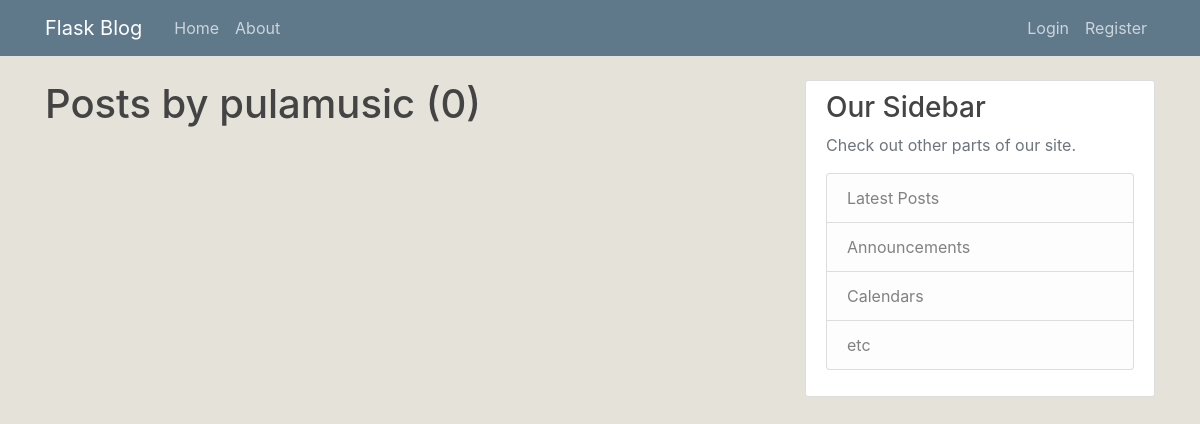
Page /user/pulamusic on the earlier database version.
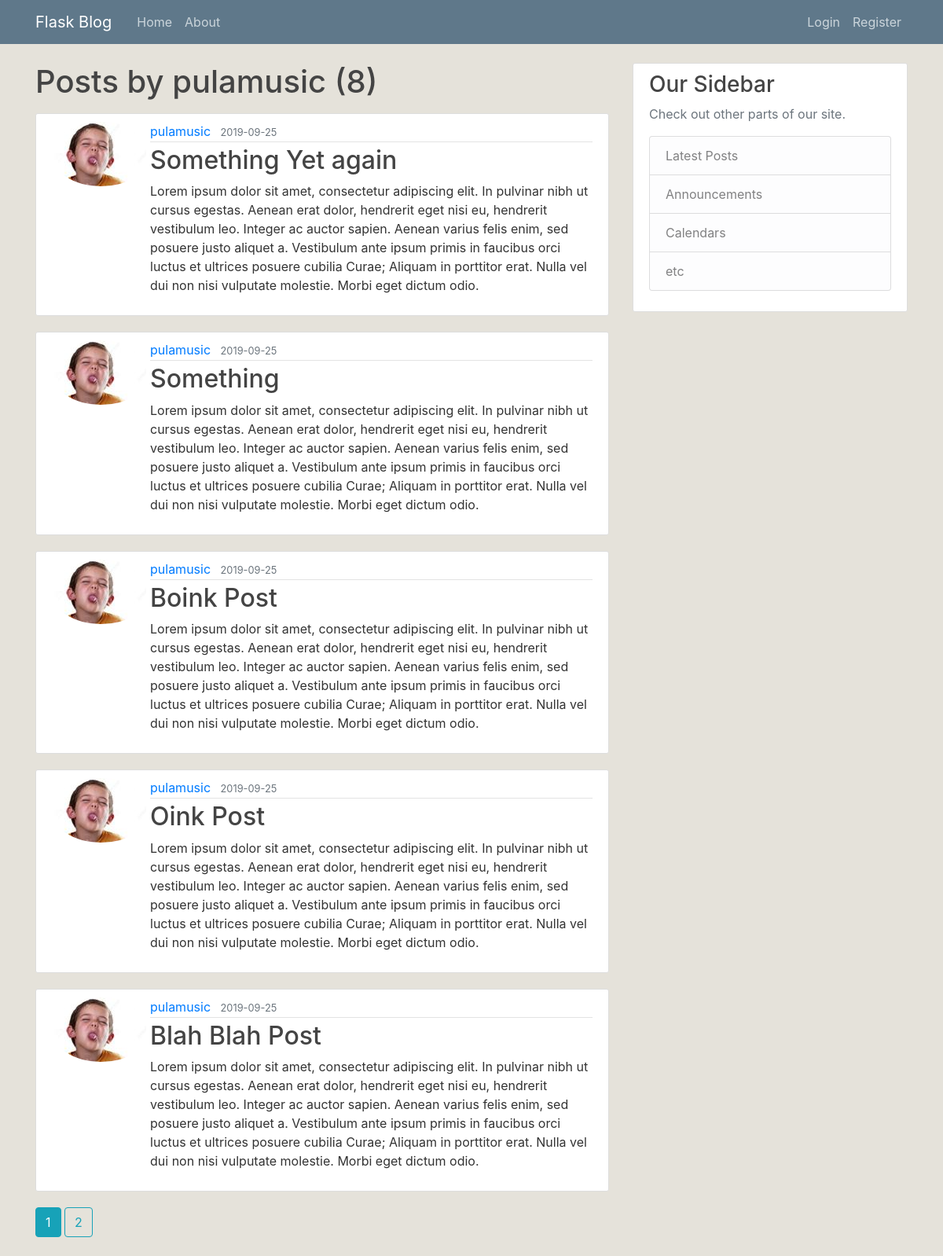
Same page on the later database version.
### flaskblog/models.py (models this page shows, shortened)
class User(db.Model, UserMixin):
    id = db.Column(db.Integer, primary_key=True)
    username = db.Column(db.String(20), unique=True, nullable=False)
    email = db.Column(db.String(120), unique=True, nullable=False)
    image_file = db.Column(db.String(20), nullable=False, default='default.jpg')
    password = db.Column(db.String(60), nullable=False)
    posts = db.relationship('Post', backref='author', lazy=True)

class Post(db.Model):
    id = db.Column(db.Integer, primary_key=True)
    title = db.Column(db.String(100), nullable=False)
    date_posted = db.Column(db.DateTime, nullable=False, default=datetime.utcnow)
    content = db.Column(db.Text, nullable=False)
    user_id = db.Column(db.Integer, db.ForeignKey('user.id'), nullable=False)

### flaskblog/users/routes.py (the view)
@users.route("/user/<string:username>")
def user_posts(username):
    page = request.args.get('page', 1, type=int)
    user = User.query.filter_by(username=username).first_or_404()
    posts = Post.query.filter_by(author=user).order_by(Post.date_posted.desc()).paginate(page=page, per_page=5)
    return render_template('user_posts.html', posts=posts, user=user)

### flaskblog/templates/user_posts.html
{% extends "layout.html" %}
{% block content %}
  <h1 class="mb-3">Posts by {{ user.username }} ({{ posts.total }})</h1>
  {% for post in posts.items %}
  <article class="media content-section">
    <img src="{{ url_for('static', filename='profile_pics/' + post.author.image_file) }}" alt="" class="rounded-circle article-image">
    <div class="media-body">
      <div class="article-metadata">
        <a class="mr-2" href="{{ url_for('users.user_posts', username=post.author.username) }}">{{ post.author.username }}</a>
        <small class="text-muted">{{ post.date_posted.strftime('%Y-%m-%d') }}</small>
      </div>
      <h2><a class="article-title" href="{{ url_for('posts.post', post_id=post.id) }}">{{ post.title }}</a></h2>
      <p class="article-content">{{ post.content }}</p>
    </div>
  </article>
  {% endfor %}
  {% for page_num in posts.iter_pages(left_edge=1, right_edge=1, left_current=1, right_current=2) %}
    {% if page_num %}
      {% if posts.page == page_num %}
        <a class="btn btn-info mb-4" href="{{ url_for('users.user_posts', username=user.username, page=page_num) }}">{{ page_num }}</a>
      {% else %}
        <a class="btn btn-outline-info mb-4" href="{{ url_for('users.user_posts', username=user.username, page=page_num) }}">{{ page_num }}</a>
      {% endif %}
    {% else %}
      ...
    {% endif %}
  {% endfor %}
{% endblock content %}

### flaskblog/templates/layout.html (shortened to what this page needs)
<!DOCTYPE html>
<html lang="en-us" dir="ltr">
  <head>
    <link rel="stylesheet" href="https://stackpath.bootstrapcdn.com/bootstrap/4.3.1/css/bootstrap.min.css">
    <link rel="stylesheet" href="{{ url_for('static', filename='main.css') }}">
  </head>
  <body>
    <header class="site-header">
      <nav class="navbar navbar-expand-md navbar-dark bg-steel fixed-top">
        <div class="container">
          <a class="navbar-brand mr-4" href="/">Flask Blog</a>
          <div class="collapse navbar-collapse" id="navbarToggle">
            <div class="navbar-nav mr-auto">
              <a class="nav-item nav-link" href="{{ url_for('main.home') }}">Home</a>
              <a class="nav-item nav-link" href="{{ url_for('main.about') }}">About</a>
            </div>
            <div class="navbar-nav">
              {% if current_user.is_authenticated %}
                <a class="nav-item nav-link" href="{{ url_for('posts.new_post') }}">New Post</a>
                <a class="nav-item nav-link" href="{{ url_for('users.account') }}">Account</a>
                <a class="nav-item nav-link" href="{{ url_for('users.logout') }}">Logout</a>
              {% else %}
                <a class="nav-item nav-link" href="{{ url_for('users.login') }}">Login</a>
                <a class="nav-item nav-link" href="{{ url_for('users.register') }}">Register</a>
              {% endif %}
            </div>
          </div>
        </div>
      </nav>
    </header>
    <main role="main" class="container">
      <div class="row">
        <div class="col-md-8">
          {% block content %}{% endblock %}
        </div>
        <div class="col-md-4">
          <div class="content-section">
            <h3>Our Sidebar</h3>
            <p class='text-muted'>Check out other parts of our site.
              <ul class="list-group">
                <li class="list-group-item list-group-item-light">Latest Posts</li>
                <li class="list-group-item list-group-item-light">Announcements</li>
                <li class="list-group-item list-group-item-light">Calendars</li>
                <li class="list-group-item list-group-item-light">etc</li>
              </ul>
            </p>
          </div>
        </div>
      </div>
    </main>
  </body>
</html>

### flaskblog/static/main.css (style rules this page uses)
body { background: #e5e2da; color: #333333; margin-top: 5rem; }
h1, h2, h3, h4, h5, h6 { color: #444444; }
.bg-steel { background-color: #5f788a; }
.site-header .navbar-nav .nav-link { color: #cbd5db; }
.content-section { background: #ffffff; padding: 10px 20px; border: 1px solid #dddddd; border-radius: 3px; margin-bottom: 20px; }
.article-title { color: #444444; }
.article-content { white-space: pre-line; }
.article-metadata { padding-bottom: 1px; margin-bottom: 4px; border-bottom: 1px solid #e3e3e3 }

Differences in the rows shown:
added Post: image_file (picture), author.username "pulamusic", date_posted "2019-09-25", title "Something Yet again", content "Lorem ipsum dolor sit amet, consectetur adipiscing elit. In pulvinar nibh ut cursus egestas. Aenean erat dolor, hendrerit eget nisi eu, hendrerit vestibulum leo. Integer ac auctor sapien. Aenean varius felis enim, sed posuere justo aliquet a. Vestibulum ante ipsum primis in faucibus orci luctus et ultrices posuere cubilia Curae; Aliquam in porttitor erat. Nulla vel dui non nisi vulputate molestie. Morbi eget dictum odio."
added Post: image_file (picture), author.username "pulamusic", date_posted "2019-09-25", title "Something", content "Lorem ipsum dolor sit amet, consectetur adipiscing elit. In pulvinar nibh ut cursus egestas. Aenean erat dolor, hendrerit eget nisi eu, hendrerit vestibulum leo. Integer ac auctor sapien. Aenean varius felis enim, sed posuere justo aliquet a. Vestibulum ante ipsum primis in faucibus orci luctus et ultrices posuere cubilia Curae; Aliquam in porttitor erat. Nulla vel dui non nisi vulputate molestie. Morbi eget dictum odio."
added Post: image_file (picture), author.username "pulamusic", date_posted "2019-09-25", title "Boink Post", content "Lorem ipsum dolor sit amet, consectetur adipiscing elit. In pulvinar nibh ut cursus egestas. Aenean erat dolor, hendrerit eget nisi eu, hendrerit vestibulum leo. Integer ac auctor sapien. Aenean varius felis enim, sed posuere justo aliquet a. Vestibulum ante ipsum primis in faucibus orci luctus et ultrices posuere cubilia Curae; Aliquam in porttitor erat. Nulla vel dui non nisi vulputate molestie. Morbi eget dictum odio."
added Post: image_file (picture), author.username "pulamusic", date_posted "2019-09-25", title "Oink Post", content "Lorem ipsum dolor sit amet, consectetur adipiscing elit. In pulvinar nibh ut cursus egestas. Aenean erat dolor, hendrerit eget nisi eu, hendrerit vestibulum leo. Integer ac auctor sapien. Aenean varius felis enim, sed posuere justo aliquet a. Vestibulum ante ipsum primis in faucibus orci luctus et ultrices posuere cubilia Curae; Aliquam in porttitor erat. Nulla vel dui non nisi vulputate molestie. Morbi eget dictum odio."
added Post: image_file (picture), author.username "pulamusic", date_posted "2019-09-25", title "Blah Blah Post", content "Lorem ipsum dolor sit amet, consectetur adipiscing elit. In pulvinar nibh ut cursus egestas. Aenean erat dolor, hendrerit eget nisi eu, hendrerit vestibulum leo. Integer ac auctor sapien. Aenean varius felis enim, sed posuere justo aliquet a. Vestibulum ante ipsum primis in faucibus orci luctus et ultrices posuere cubilia Curae; Aliquam in porttitor erat. Nulla vel dui non nisi vulputate molestie. Morbi eget dictum odio."
Other differences:
{{ posts.total }}: "0" → "8"
new list line: "1"
new list line: "2"
